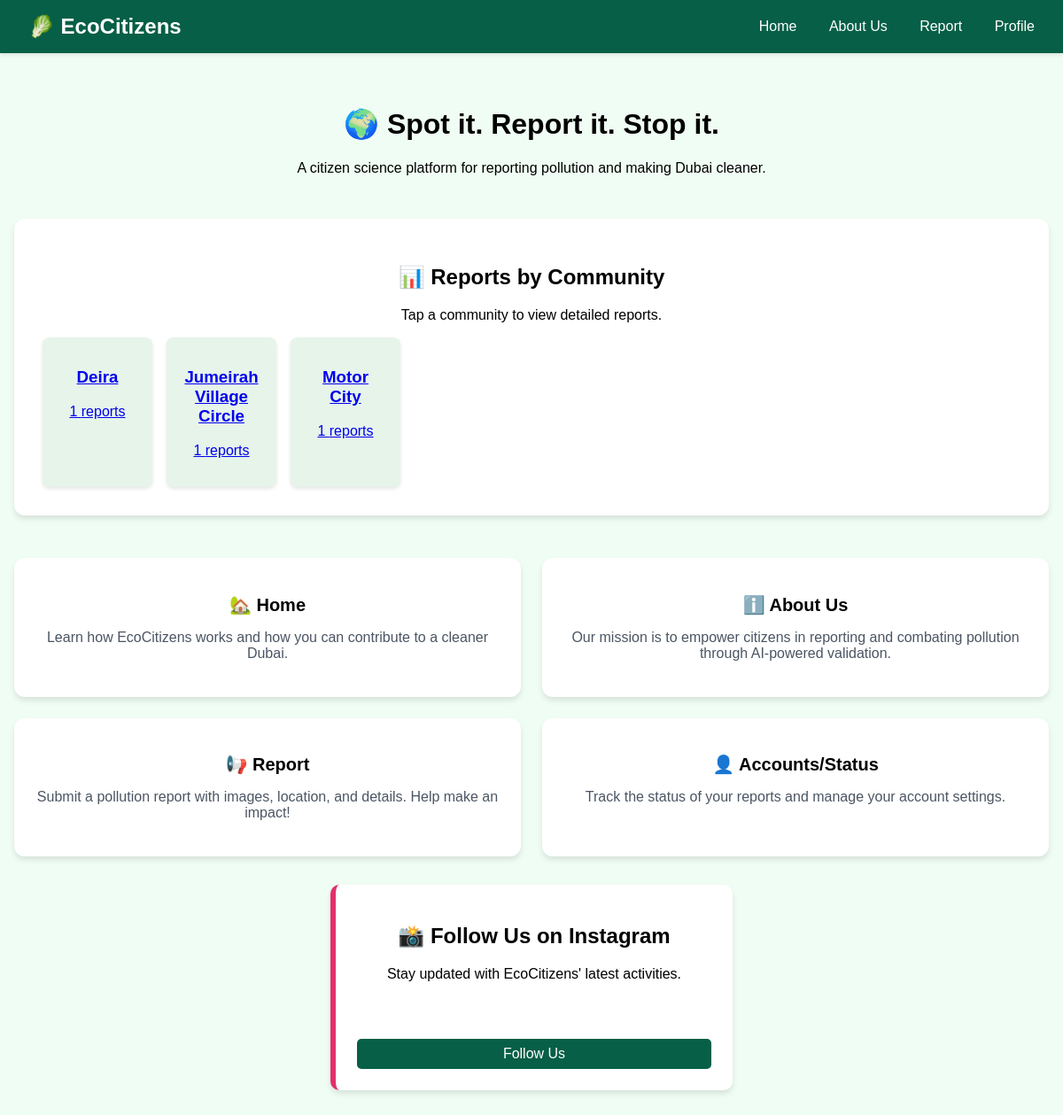
Screenshot of / (signed in) with the database file from the repository.
### app.py (models this page shows)
class PollutionReport(db.Model):
    id = db.Column(db.Integer, primary_key=True)
    location = db.Column(db.String(200), nullable=False)
    community = db.Column(db.String(100), nullable=False)
    description = db.Column(db.Text, nullable=False)
    ai_response = db.Column(db.Text)
    severity = db.Column(db.Integer, nullable=False)

### app.py (the view)
@app.route('/')
def home():
    community_reports = (
        db.session.query(PollutionReport.community, func.count(PollutionReport.id))
        .group_by(PollutionReport.community)
        .all()
    )
    community_stats = {community: count for community, count in community_reports}
    return render_template('index.html', community_stats=community_stats)

### app.py (called while the page is built)
@login_manager.user_loader
def load_user(user_id):
    return User.query.get(int(user_id))

### templates/index.html (shortened to what this page needs)
<!DOCTYPE html>
<html lang="en">
<head>
  <link rel="stylesheet" href="{{ url_for('static', filename='styles.css') }}" />
</head>
<body class="bg-green-100">
  <nav class="navbar">
    <div class="logo">
      <a href="{{ url_for('home') }}" class="logo-link">🥬 EcoCitizens</a>
    </div>
    <div class="nav-links">
      <a href="{{ url_for('home') }}" class="logo-link">Home</a>
      <a href="{{ url_for('about') }}" class="logo-link">About Us</a>
      <a href="{{ url_for('report') }}" class="logo-link">Report</a>
      {% if current_user.is_authenticated %}
      <a href="{{ url_for('profile') }}" class="logo-link">Profile</a>
      {% else %}
      <a href="{{ url_for('login') }}" class="logo-link">Accounts/Status</a>
      {% endif %}
    </div>
  </nav>
  <div class="container">
    <div class="slogan">
      <h1>🌍 Spot it. Report it. Stop it.</h1>
      <p>A citizen science platform for reporting pollution and making Dubai cleaner.</p>
    </div>
    <div class="stats-container">
      <h2>📊 Reports by Community</h2>
      <p>Tap a community to view detailed reports.</p>
      <div class="stats-grid">
        {% for community, count in community_stats.items() %}
          <a href="{{ url_for('community_reports', community=community) }}" class="stat-box">
            <h3>{{ community }}</h3>
            <p>{{ count }} reports</p>
          </a>
        {% endfor %}
      </div>
    </div>
    <div class="tiles">
      <div class="tile">
        <h2>🏡 Home</h2>
        <p>Learn how EcoCitizens works and how you can contribute to a cleaner Dubai.</p>
      </div>
      <div class="tile">
        <h2>ℹ️ About Us</h2>
        <p>Our mission is to empower citizens in reporting and combating pollution through AI-powered validation.</p>
      </div>
      <div class="tile">
        <h2>📢 Report</h2>
        <p>Submit a pollution report with images, location, and details. Help make an impact!</p>
      </div>
      <div class="tile">
        <h2>👤 Accounts/Status</h2>
        <p>Track the status of your reports and manage your account settings.</p>
      </div>
    </div>
  <div class="instagram-container" style="max-width: 400px; margin: 2rem auto; text-align: center; padding: 1.5rem; background: white; border-radius: 10px; box-shadow: 0 4px 6px rgba(0, 0, 0, 0.1);">
  <h2>📸 Follow Us on Instagram</h2>
  <p>Stay updated with EcoCitizens' latest activities.</p>
  <div class="instagram-embed" style="display: flex; justify-content: center;">
  </div>
  <a href="https://www.instagram.com/ecocitizens_ae/" target="_blank" class="btn-instagram" style="display: block; margin-top: 1rem; padding: 0.5rem 1rem; background-color: #065f46; color: white; text-decoration: none; border-radius: 5px;">Follow Us</a>
  </div>
  </div>
</body>
</html>

### static/styles.css (style rules this page uses)
body { background-color: #f0fdf4; font-family: Arial, sans-serif; margin: 0; padding: 0; }
.navbar { background-color: #065f46; color: white; padding: 1rem; display: flex; justify-content: space-between; align-items: center; box-shadow: 0 2px 4px rgba(0, 0, 0, 0.1); }
.logo { font-size: 1.5rem; font-weight: bold; }
.container { max-width: 1200px; margin: 0 auto; padding: 2.5rem 1rem; }
.container { text-align: center; }
.tiles { display: grid; grid-template-columns: 1fr; gap: 1.5rem; }
@media (min-width: 768px) { .tiles { grid-template-columns: 1fr 1fr; } }
.tile { background-color: white; padding: 1.5rem; border-radius: 0.75rem; box-shadow: 0 4px 6px rgba(0, 0, 0, 0.1); transition: box-shadow 0.3s; }
.tile h2 { font-size: 1.25rem; margin-bottom: 0.75rem; }
.tile p { color: #4b5563; }
.logo-link { text-decoration: none; color: white; padding: 0.5rem 1rem; background-color: #065f46; border-radius: 0.5rem; transition: background-color 0.3s; }
.stats-container { margin-top: 3rem; padding: 2rem; background: #fff; border-radius: 0.75rem; box-shadow: 0 4px 6px rgba(0, 0, 0, 0.1); text-align: center; }
.stats-grid { display: grid; grid-template-columns: repeat(auto-fill, minmax(120px, 1fr)); gap: 1rem; margin-top: 1rem; }
.stat-box { background-color: #e6f4ea; padding: 1rem; border-radius: 0.5rem; box-shadow: 0 2px 4px rgba(0, 0, 0, 0.1); text-align: center; }
.instagram-container { margin-top: 3rem; padding: 2rem; text-align: center; background: white; border-radius: 0.75rem; box-shadow: 0 4px 6px rgba(0, 0, 0, 0.1); border-left: 6px solid #e1306c; }
.instagram-embed { margin-top: 1rem; }
.btn-instagram { display: inline-block; margin-top: 1rem; padding: 0.75rem 1.5rem; background-color: #e1306c; color: white; border-radius: 0.5rem; text-decoration: none; font-size: 1rem; transition: background-color 0.3s; }
.tiles { display: grid; grid-template-columns: 1fr; gap: 1.5rem; margin-top: 3rem; }

### rows the page displays
PollutionReport: community "Deira", count "1"
PollutionReport: community "Jumeirah Village Circle", id "1"
PollutionReport: community "Motor City", count "1"
